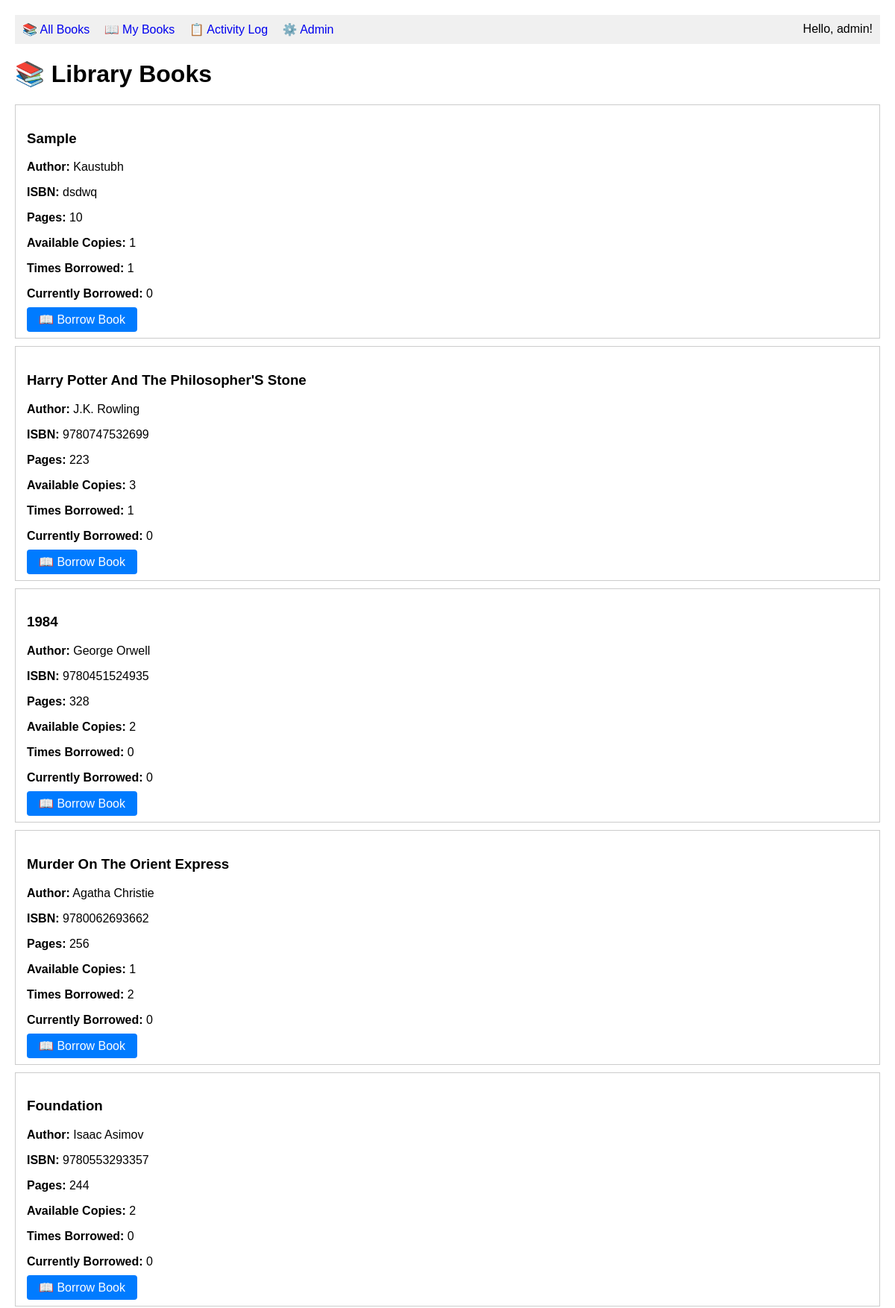
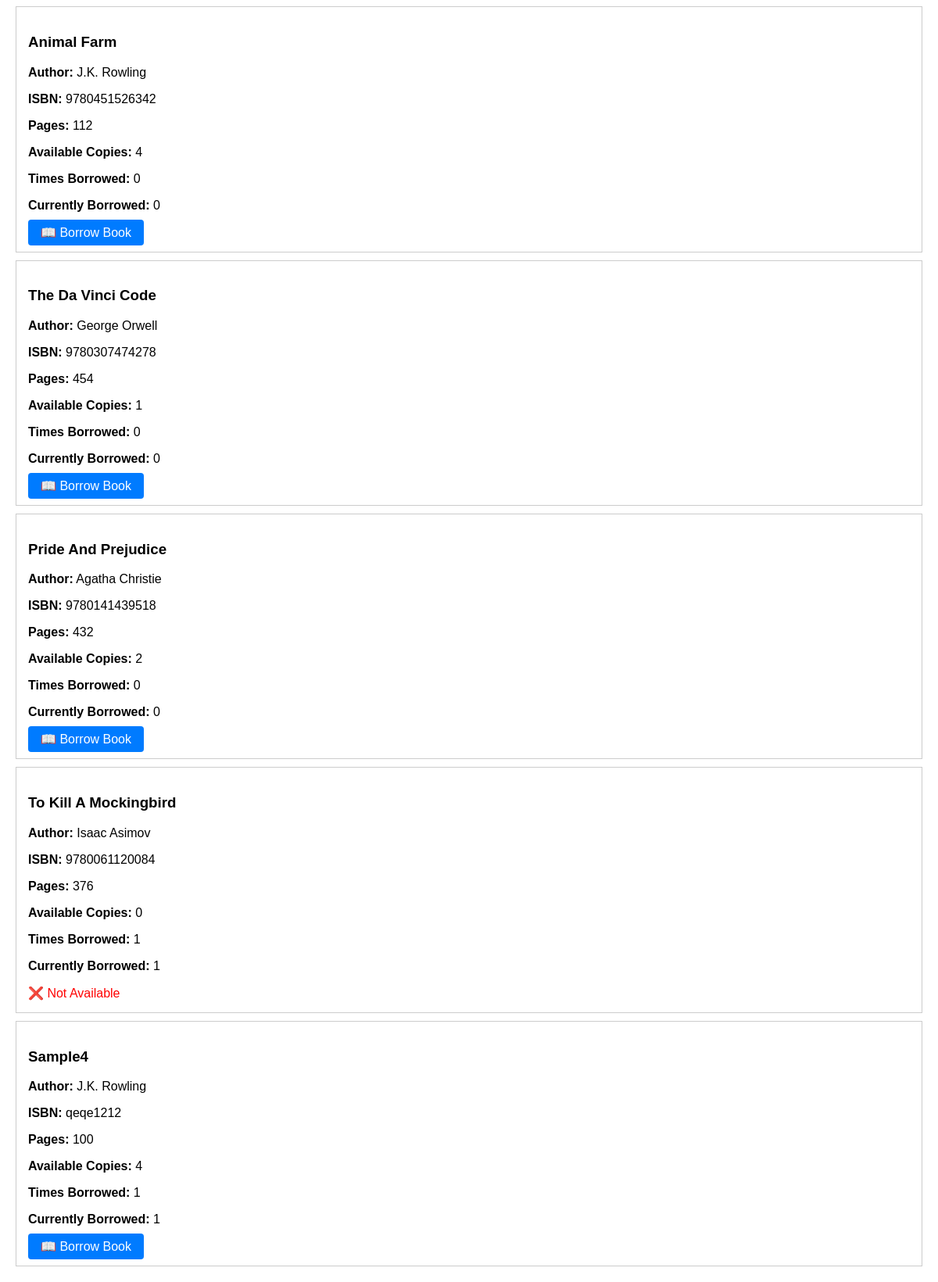
The app's page / (signed in) with its own data (2 pictures, top to bottom).
### app1/models.py (models this page shows, shortened)
class Book(models.Model):
    title = models.CharField(max_length=200)
    author = models.ForeignKey(Author, on_delete=models.CASCADE)
    isbn = models.CharField(max_length=13, unique=True)
    pages = models.IntegerField()
    available_copies = models.IntegerField(default=1)
    created_at = models.DateTimeField(auto_now_add=True)
    updated_at = models.DateTimeField(auto_now=True)

class Author(models.Model):
    name = models.CharField(max_length=100)
    email = models.EmailField()
    biography = models.TextField(blank=True)
    created_at = models.DateTimeField(auto_now_add=True)

class BookStatistics(models.Model):
    book = models.OneToOneField(Book, on_delete=models.CASCADE)
    total_borrows = models.IntegerField(default=0)
    current_borrowed = models.IntegerField(default=0)
    rating_sum = models.IntegerField(default=0)
    rating_count = models.IntegerField(default=0)
    created_at = models.DateTimeField(auto_now_add=True)

### app1/views.py (the view)
# urls.py: path('', views.book_list, name='book_list'),
def book_list(request):
    books = Book.objects.all().select_related('author', 'bookstatistics')
    return render(request, 'book_list.html', {'books': books})

### app1/templates/book_list.html
{% extends 'base.html' %}
{% block content %}
<h1>📚 Library Books</h1>
{% for book in books %}
<div class="book">
    <h3>{{ book.title }}</h3>
    <p><strong>Author:</strong> {{ book.author.name }}</p>
    <p><strong>ISBN:</strong> {{ book.isbn }}</p>
    <p><strong>Pages:</strong> {{ book.pages }}</p>
    <p><strong>Available Copies:</strong> {{ book.available_copies }}</p>
    {% if book.bookstatistics %}
        <p><strong>Times Borrowed:</strong> {{ book.bookstatistics.total_borrows }}</p>
        <p><strong>Currently Borrowed:</strong> {{ book.bookstatistics.current_borrowed }}</p>
    {% endif %}
    {% if user.is_authenticated and book.available_copies > 0 %}
        <a href="{% url 'borrow_book' book.id %}" class="btn">📖 Borrow Book</a>
    {% elif book.available_copies == 0 %}
        <span style="color: red;">❌ Not Available</span>
    {% endif %}
</div>
{% empty %}
<p>No books available in the library.</p>
{% endfor %}
{% endblock %}

### app1/templates/base.html (shortened to what this page needs)
<!DOCTYPE html>
<html>
<head>
</head>
<body>
    <div class="nav">
        <a href="{% url 'book_list' %}">📚 All Books</a>
        {% if user.is_authenticated %}
            <a href="{% url 'my_books' %}">📖 My Books</a>
            <a href="{% url 'activity_log' %}">📋 Activity Log</a>
            <a href="/admin/">⚙️ Admin</a>
            <span style="float: right;">Hello, {{ user.username }}!</span>
        {% else %}
            <a href="/admin/">🔐 Login</a>
        {% endif %}
    </div>
    {% block content %}{% endblock %}
</body>
</html>

### app1/templates/base.html (style rules this page uses)
body { font-family: Arial, sans-serif; margin: 20px; }
.nav { background: #f0f0f0; padding: 10px; margin-bottom: 20px; }
.nav a { margin-right: 15px; text-decoration: none; }
.book { border: 1px solid #ccc; padding: 15px; margin: 10px 0; }
.btn { background: #007bff; color: white; padding: 8px 16px; text-decoration: none; border-radius: 4px; }

### records on screen
Book: title "Sample", author.name "Kaustubh", isbn "dsdwq", pages "10", available_copies "1", bookstatistics.total_borrows "1", bookstatistics.current_borrowed "0", shows "📖 Borrow Book"
Book: title "Harry Potter And The Philosopher'S Stone", author.name "J.K. Rowling", isbn "9780747532699", pages "223", available_copies "3", bookstatistics.total_borrows "1", bookstatistics.current_borrowed "0", shows "📖 Borrow Book"
Book: title "1984", author.name "George Orwell", isbn "9780451524935", pages "328", available_copies "2", bookstatistics.total_borrows "0", bookstatistics.current_borrowed "0", shows "📖 Borrow Book"
Book: title "Murder On The Orient Express", author.name "Agatha Christie", isbn "9780062693662", pages "256", available_copies "1", bookstatistics.total_borrows "2", bookstatistics.current_borrowed "0", shows "📖 Borrow Book"
Book: title "Foundation", author.name "Isaac Asimov", isbn "9780553293357", pages "244", available_copies "2", bookstatistics.total_borrows "0", bookstatistics.current_borrowed "0", shows "📖 Borrow Book"
Book: title "Animal Farm", author.name "J.K. Rowling", isbn "9780451526342", pages "112", available_copies "4", bookstatistics.total_borrows "0", bookstatistics.current_borrowed "0", shows "📖 Borrow Book"
Book: title "The Da Vinci Code", author.name "George Orwell", isbn "9780307474278", pages "454", available_copies "1", bookstatistics.total_borrows "0", bookstatistics.current_borrowed "0", shows "📖 Borrow Book"
Book: title "Pride And Prejudice", author.name "Agatha Christie", isbn "9780141439518", pages "432", available_copies "2", bookstatistics.total_borrows "0", bookstatistics.current_borrowed "0", shows "📖 Borrow Book"
Book: title "To Kill A Mockingbird", author.name "Isaac Asimov", isbn "9780061120084", pages "376", available_copies "0", bookstatistics.total_borrows "1", bookstatistics.current_borrowed "1", shows "❌ Not Available"
Book: title "Sample4", author.name "J.K. Rowling", isbn "qeqe1212", pages "100", available_copies "4", bookstatistics.total_borrows "1", bookstatistics.current_borrowed "1", shows "📖 Borrow Book"

### other values on screen
{{ user.username }} "admin"
